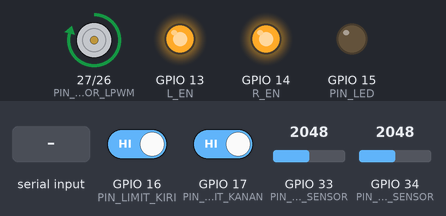
Recording of a sketch running on a simulated ESP32. On the bench: motor-driver pin pairs drawn as motors (green arrow = first pin HIGH = forward, orange = second pin HIGH = backward, longer = more drive), output pins drawn as LEDs (lit = HIGH). The test bench sets the inputs (shaded band); at power-on: GPIO 33 (PIN_RAIN_SENSOR) = 2048, GPIO 34 (PIN_LDR_SENSOR) = 2048, GPIO 16 (PIN_LIMIT_KIRI) HIGH, GPIO 17 (PIN_LIMIT_KANAN) HIGH. What the sketch prints to the serial monitor is not drawn.

Above: at 1.2 s.
1.3 s: GPIO 33 (PIN_RAIN_SENSOR) set to 2473
2.8 s: GPIO 33 (PIN_RAIN_SENSOR) set to 2538
At 4.3 s:
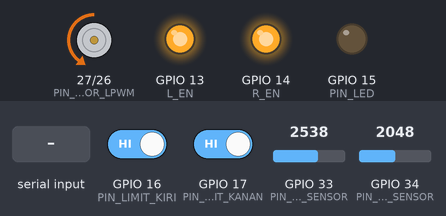
4.7 s: "1\n" received over Serial
At 5.1 s:
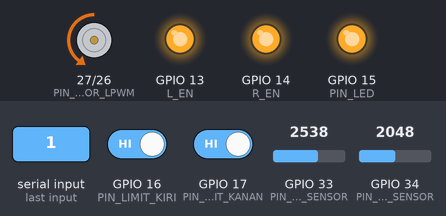
6.3 s: GPIO 34 (PIN_LDR_SENSOR) set to 1825
7.9 s: GPIO 34 (PIN_LDR_SENSOR) set to 1738
At 9.4 s:
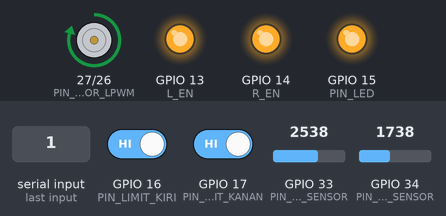
9.8 s: GPIO 16 (PIN_LIMIT_KIRI) driven LOW
At 10.3 s:
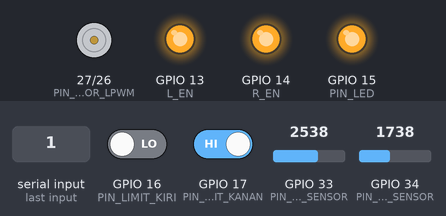
Timing chart, 0 to 12.4 s (numbered marks = the images above; inputs shaded):
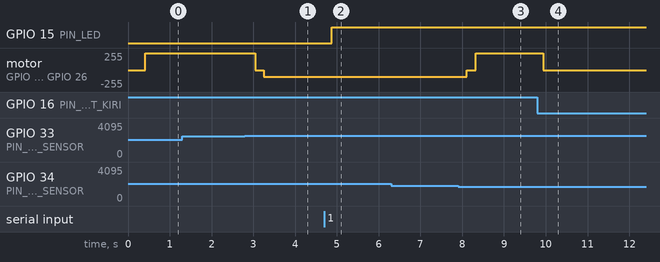

Measured:
- the behaviour switches between 2499 and 2500 on GPIO 33 (PIN_RAIN_SENSOR) (found by bisection; images 0 and 1)
- the behaviour switches between 1800 and 1799 on GPIO 34 (PIN_LDR_SENSOR) (found by bisection; images 2 and 3)
- after the input at 1.3 s, every drawn part: stays the same
- after the input at 2.8 s, motor on GPIO 27 (PIN_MOTOR_LPWM) / GPIO 26 (PIN_MOTOR_RPWM): forward 250/255 → stopped after 0.25 s, → backward 100/255 0.21 s later
- after the input at 4.7 s, GPIO 15 (PIN_LED): LOW → HIGH after 0.17 s
- after the input at 6.3 s, every drawn part: stays the same
- after the input at 7.9 s, motor on GPIO 27 (PIN_MOTOR_LPWM) / GPIO 26 (PIN_MOTOR_RPWM): backward 100/255 → stopped after 0.21 s, → forward 250/255 0.21 s later
- after the input at 9.8 s, motor on GPIO 27 (PIN_MOTOR_LPWM) / GPIO 26 (PIN_MOTOR_RPWM): forward 250/255 → stopped after 0.14 s

The sketch:

smartclothesline.ino
```cpp
#include <Arduino.h>

// --- PIN SELECTION ---
#define PIN_RAIN_SENSOR  33
#define PIN_LDR_SENSOR   34
#define PIN_LIMIT_KANAN  17
#define PIN_LIMIT_KIRI   16
#define PIN_MOTOR_RPWM   26
#define PIN_MOTOR_LPWM   27
#define R_EN             14
#define L_EN             13
#define PIN_LED          15

// --- KALIBRASI ---
const int THRESHOLD_RAIN = 2500;  // ADC < nilai ini → Hujan
const int THRESHOLD_LDR = 1800;  // ADC > nilai ini → Malam/Gelap
const int KECEPATAN_MOTOR = 100;   // PWM 0–255
const int BACK_KECEPATAN_MOTOR = 250;
String data_input = "";

const unsigned long DEBOUNCE_CUACA_MS = 100;  // 3 detik
bool serial_ready = false;

enum StatusJemuran {
  BERHENTI,
  BERGERAK_KELUAR,
  TERBENTANG,
  BERGERAK_KEDALAM,
  TEDUH
};

StatusJemuran statusSaatIni = BERHENTI;

bool        cuacaBuruk_pending  = false;
bool        cuacaBaik_pending   = false;
unsigned long debounce_timer    = 0;

void motorKeLuar(){
  analogWrite(PIN_MOTOR_LPWM, 0);
  analogWrite(PIN_MOTOR_RPWM, KECEPATAN_MOTOR);
}
void motorKeDalam() {
  analogWrite(PIN_MOTOR_RPWM, 0);
  analogWrite(PIN_MOTOR_LPWM, BACK_KECEPATAN_MOTOR);
}
void motorBerhenti() {
  analogWrite(PIN_MOTOR_RPWM, 0);
  analogWrite(PIN_MOTOR_LPWM, 0);
}

const char* namaState(StatusJemuran s) {
  switch (s) {
    case BERHENTI:          return "BERHENTI";
    case BERGERAK_KELUAR:   return "BERGERAK_KELUAR";
    case TERBENTANG:        return "TERBENTANG";
    case BERGERAK_KEDALAM:  return "BERGERAK_KEDALAM";
    case TEDUH:             return "TEDUH";
    default:                return "UNKNOWN";
  }
}

void bacaSerial() {
  while (Serial.available() > 0) {
    char c = Serial.read();

    if (c == '\n' || c == '\r') {
      if (data_input.length() > 0) {
        data_input.trim();
        serial_ready = true;
      }
    } else {
      data_input += c;
    }
  }
}

void proses() {
  if(!serial_ready) return;

  Serial.print(data_input);

  if (data_input == "0") {
    digitalWrite(PIN_LED, LOW);
    Serial.println("MATAHARI ON");
  } else if (data_input == "1") {
    digitalWrite(PIN_LED, HIGH);
    Serial.println("MATAHARI OFF");
  } else {
    Serial.println("Perintah tidak dikenal. Kirim '0' atau '1'.");
  }

  data_input = "";
  serial_ready = false;
}

void setup() {
  Serial.begin(115200);

  pinMode(PIN_RAIN_SENSOR, INPUT);
  pinMode(PIN_LDR_SENSOR,  INPUT);
  pinMode(PIN_LIMIT_KANAN, INPUT_PULLUP);
  pinMode(PIN_LIMIT_KIRI,  INPUT_PULLUP);
  pinMode(PIN_MOTOR_RPWM,  OUTPUT);
  pinMode(PIN_MOTOR_LPWM,  OUTPUT);
  pinMode(R_EN, OUTPUT);
  pinMode(L_EN, OUTPUT);
  pinMode(PIN_LED, OUTPUT);

  digitalWrite(R_EN, HIGH);
  digitalWrite(L_EN, HIGH);
  motorBerhenti();

  Serial.println("Smart Clothesline by Idea Dinta Egiluy");
  Serial.println("Motor Stop! menungu sensor membaca");
}

void loop() {
  bacaSerial();
  proses();

  unsigned long now = millis();
  int nilaiHujan = analogRead(PIN_RAIN_SENSOR);
  int nilaiLDR   = analogRead(PIN_LDR_SENSOR);

  bool limitKanan = (digitalRead(PIN_LIMIT_KANAN) == LOW);
  bool limitKiri  = (digitalRead(PIN_LIMIT_KIRI)  == LOW);

  bool isHujan = (nilaiHujan < THRESHOLD_RAIN);
  bool isMalam = (nilaiLDR   < THRESHOLD_LDR);
  bool cuacaBuruk = isHujan || isMalam;

  bool cuacaBurukKonfirmasi = false;
  bool cuacaBaikKonfirmasi  = false;

  if (cuacaBuruk) {
    if (!cuacaBuruk_pending) {
      cuacaBuruk_pending = true;
      cuacaBaik_pending  = false;
      debounce_timer = now;
    }
    if ((now - debounce_timer) >= DEBOUNCE_CUACA_MS) {
      cuacaBurukKonfirmasi = true;
    }
  } else {
    if (!cuacaBaik_pending) {
      cuacaBaik_pending  = true;
      cuacaBuruk_pending = false;
      debounce_timer = now;
    }
    if ((now - debounce_timer) >= DEBOUNCE_CUACA_MS) {
      cuacaBaikKonfirmasi = true;
    }
  }

  StatusJemuran stateSebelum = statusSaatIni;

  switch (statusSaatIni) {
    case BERHENTI:
      motorBerhenti();
      if (cuacaBurukKonfirmasi && !limitKiri) {
        statusSaatIni = BERGERAK_KEDALAM;
      } else if (cuacaBaikKonfirmasi && !limitKanan) {
        statusSaatIni = BERGERAK_KELUAR;
      } else if (limitKiri) {
        statusSaatIni = TEDUH;
      } else if (limitKanan) {
        statusSaatIni = TERBENTANG;
      }
      break;

    case BERGERAK_KELUAR:
      motorKeLuar();
      if (limitKanan) {
        motorBerhenti();
        statusSaatIni = TERBENTANG;
      } else if (cuacaBurukKonfirmasi) {
        motorBerhenti();
        statusSaatIni = BERGERAK_KEDALAM;
      }
      break;

    case TERBENTANG:
      motorBerhenti();
      if (cuacaBurukKonfirmasi) {
        statusSaatIni = BERGERAK_KEDALAM;
      }
      break;

    case BERGERAK_KEDALAM:
      motorKeDalam();
      if (limitKiri) {
        motorBerhenti();
        statusSaatIni = TEDUH;
      } else if (cuacaBaikKonfirmasi) {
        motorBerhenti();
        statusSaatIni = BERGERAK_KELUAR;
      }
      break;

    case TEDUH:
      motorBerhenti();
      if (cuacaBaikKonfirmasi) {
        statusSaatIni = BERGERAK_KELUAR;
      }
      break;
  }

  if (statusSaatIni != stateSebelum) {
    Serial.print("[TRANSISI] ");
    Serial.print(namaState(stateSebelum));
    Serial.print(" → ");
    Serial.println(namaState(statusSaatIni));
  }

  Serial.print("Hujan(ADC):");  Serial.print(nilaiHujan);
  Serial.print(isHujan ? "[HUJAN]" : "[KERING]");
  Serial.print(" | LDR(ADC):"); Serial.print(nilaiLDR);
  Serial.print(isMalam ? "[MALAM]" : "[SIANG]");
  Serial.print(" | LS Ki/Ka:"); Serial.print(limitKiri);
  Serial.print("/");            Serial.print(limitKanan);
  Serial.print(" | State: ");   Serial.println(namaState(statusSaatIni));

  delay(200);
}
```
